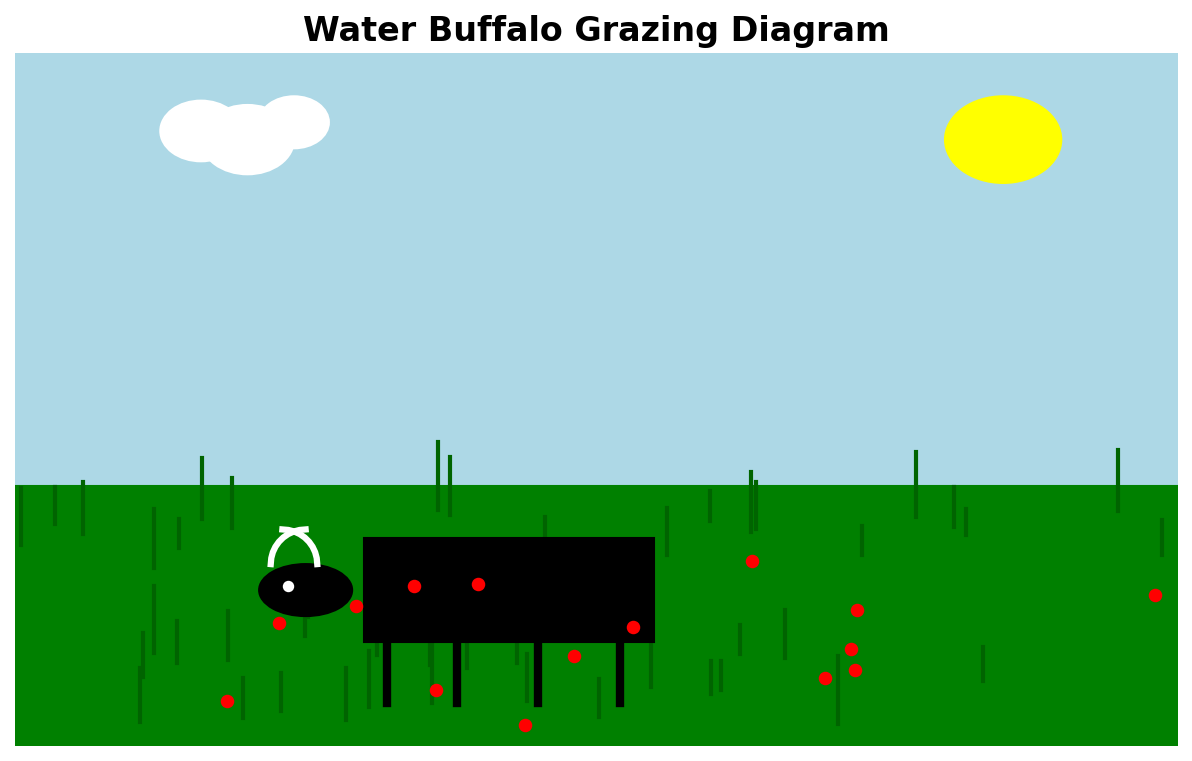

Python code for this plot:
import matplotlib.pyplot as plt
import matplotlib.patches as patches
import numpy as np

# 创建一个图形和坐标轴
fig, ax = plt.subplots(figsize=(10, 6))

# 设置坐标轴范围
ax.set_xlim(0, 10)
ax.set_ylim(0, 8)

# 隐藏坐标轴
ax.axis('off')

# 绘制天空背景（浅蓝色）
sky = patches.Rectangle((0, 3), 10, 5, color='lightblue', zorder=0)
ax.add_patch(sky)

# 绘制草地（绿色矩形）
grass = patches.Rectangle((0, 0), 10, 3, color='green', zorder=1)
ax.add_patch(grass)

# 绘制一些草（小绿色线条）
np.random.seed(42)  # 确保可重复性
for i in range(50):
    x = np.random.uniform(0, 10)
    y = np.random.uniform(0.2, 2.8)
    height = np.random.uniform(0.3, 0.8)
    plt.plot([x, x], [y, y + height], color='darkgreen', linewidth=2, zorder=2)

# 绘制水牛（黑色形状）
# 身体（黑色矩形）
buffalo_body = patches.Rectangle((3, 1.2), 2.5, 1.2, color='black', zorder=3)
ax.add_patch(buffalo_body)

# 头部（黑色椭圆）
buffalo_head = patches.Ellipse((2.5, 1.8), 0.8, 0.6, color='black', zorder=3)
ax.add_patch(buffalo_head)

# 四肢（黑色线条）
for x in [3.2, 3.8, 4.5, 5.2]:
    plt.plot([x, x], [1.2, 0.5], color='black', linewidth=4, zorder=3)

# 角（白色曲线）
# 左角
theta1 = np.linspace(0, np.pi/2, 10)
x1 = 2.3 + 0.3 * np.cos(theta1)
y1 = 2.1 + 0.4 * np.sin(theta1)
plt.plot(x1, y1, color='white', linewidth=3, zorder=4)

# 右角
theta2 = np.linspace(np.pi/2, np.pi, 10)
x2 = 2.5 + 0.3 * np.cos(theta2)
y2 = 2.1 + 0.4 * np.sin(theta2)
plt.plot(x2, y2, color='white', linewidth=3, zorder=4)

# 眼睛（小白点）
plt.scatter(2.35, 1.85, color='white', s=20, zorder=5)

# 添加太阳
sun = patches.Circle((8.5, 7), 0.5, color='yellow', zorder=2)
ax.add_patch(sun)

# 添加云朵（三个白色圆形）
cloud1 = patches.Circle((2, 7), 0.4, color='white', zorder=2)
cloud2 = patches.Circle((2.4, 7.2), 0.3, color='white', zorder=2)
cloud3 = patches.Circle((1.6, 7.1), 0.35, color='white', zorder=2)
ax.add_patch(cloud1)
ax.add_patch(cloud2)
ax.add_patch(cloud3)

# 添加一些花朵（红色小点）
np.random.seed(123)
for i in range(15):
    x = np.random.uniform(0, 10)
    y = np.random.uniform(0.1, 2.5)
    plt.scatter(x, y, color='red', s=30, zorder=4)

# 添加标题（使用英文避免字体问题）
plt.title('Water Buffalo Grazing Diagram', fontsize=16, fontweight='bold')

# 保存图片
plt.savefig('water_buffalo.png', dpi=150, bbox_inches='tight')
print('图片已保存为 water_buffalo.png')
plt.close()  # 关闭图形，避免显示
